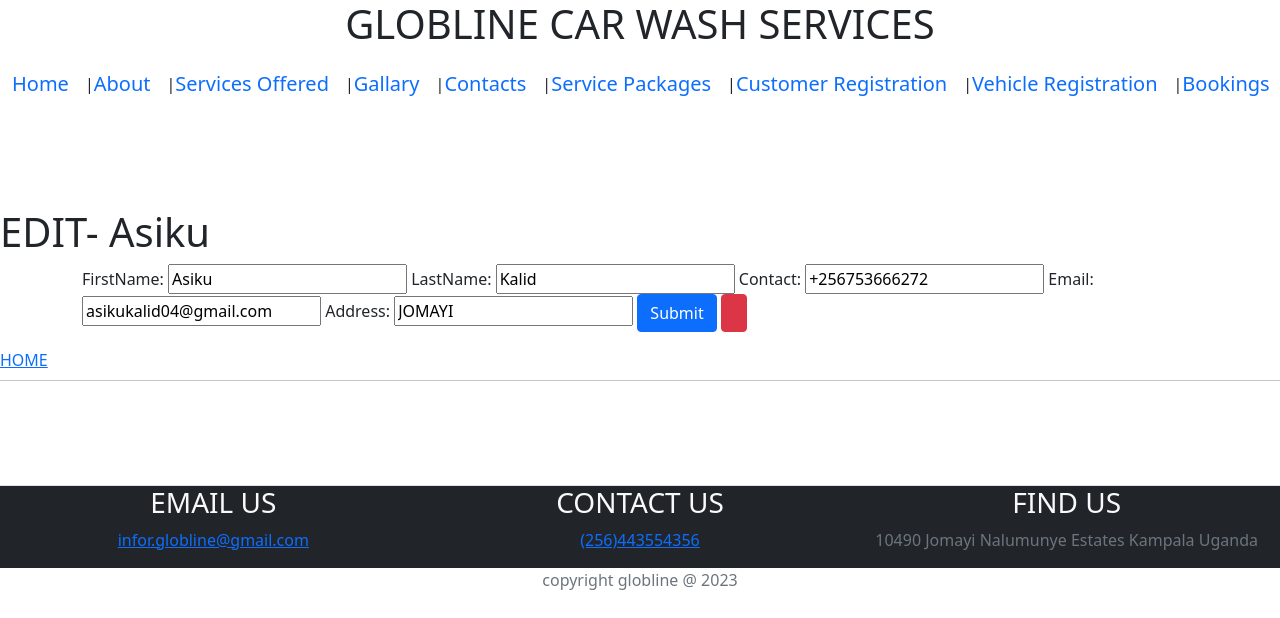
/edit_customer/14/, run on the app's committed database.
### bloger/models.py (models this page shows)
class Customer(models.Model):
      CustomerID = models.AutoField(primary_key=True)
      FirstName = models.CharField(max_length=200)
      LastName = models.CharField(max_length=200)
      Contact = models.CharField(max_length=200)
      Email = models.EmailField(max_length=254)
      Address = models.CharField(max_length=200)
      class Meta:
            verbose_name_plural = "Customers"

### bloger/views.py (the view)
def edit_customer_view(request, CustomerID):
    customer = Customer.objects.get(pk = CustomerID)
    if request.method == "POST":
        customerform  = CustomerForm(request.POST, instance = customer)
        if customerform.is_valid():
            customerform.save()
    else:
        customerform = CustomerForm(instance=customer)
    con = {
        'g': customerform,
        'customer': customer
    }
    return render(request, "edit_customer.html", con)

### bloger/forms.py
class CustomerForm(ModelForm):
    class Meta:
      model = Customer
      fields = '__all__'

### bloger/templates/edit_customer.html (shortened to what this page needs)
{% extends "Base.html" %}
    {% load crispy_forms_tags %}
    {% load static %}
    {% block content %}
    <link rel = "stylesheet" href = "{% static 'css/bootstrap.min.css' %}">
    <h1 > EDIT- {{customer.FirstName}}</h1>
<div class = "container">
    <form method = "POST">
        {{g}}
        <input type = "submit" class = "btn btn-primary">
        <input type = "Button" class = "btn btn-danger">
    </form>
</div>
<a href = "{% url 'home_page' %} "> HOME </a>
{% endblock content %}

### data on the page
Customer: FirstName "Asiku", LastName "Kalid", Contact "+256753666272", Email "asikukalid04@gmail.com", Address "JOMAYI"
